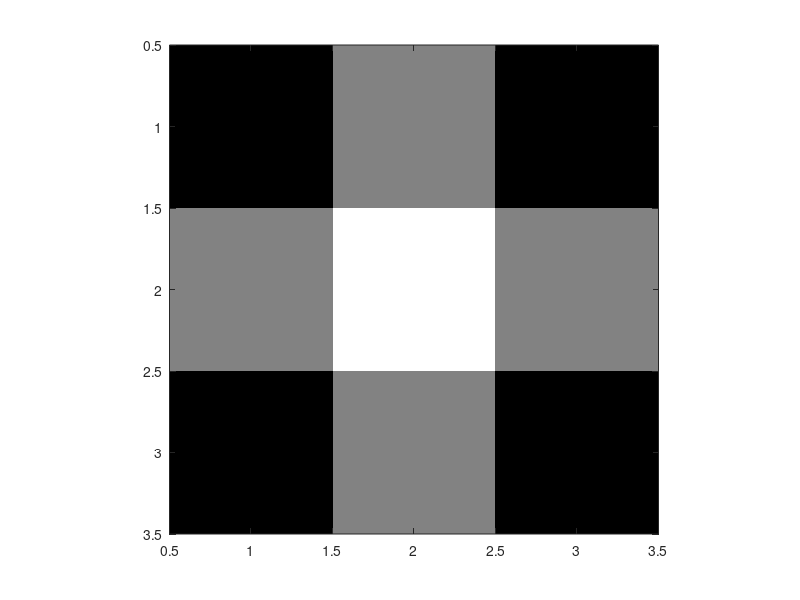

Reproduce this figure in MATLAB.
%% Oppgave 4

im1 = [0 0 0 ; 0 1 0 ; 0 0 0];
p1 = sum(im1, 2);
p2 = sum(im1, 1);
g = zeros(3);

for x = 1:3
    for y = 1:3
        g(x, y) = p1(x)+p2(y);
    end
end

norm_konst = sum(sum(g));

g = 1/(norm_konst)*g;

figure
imagesc(g)
colormap('gray')
axis square
drawnow

disp(p1)
disp(p2)

%Kaia prøver å endre på noe
